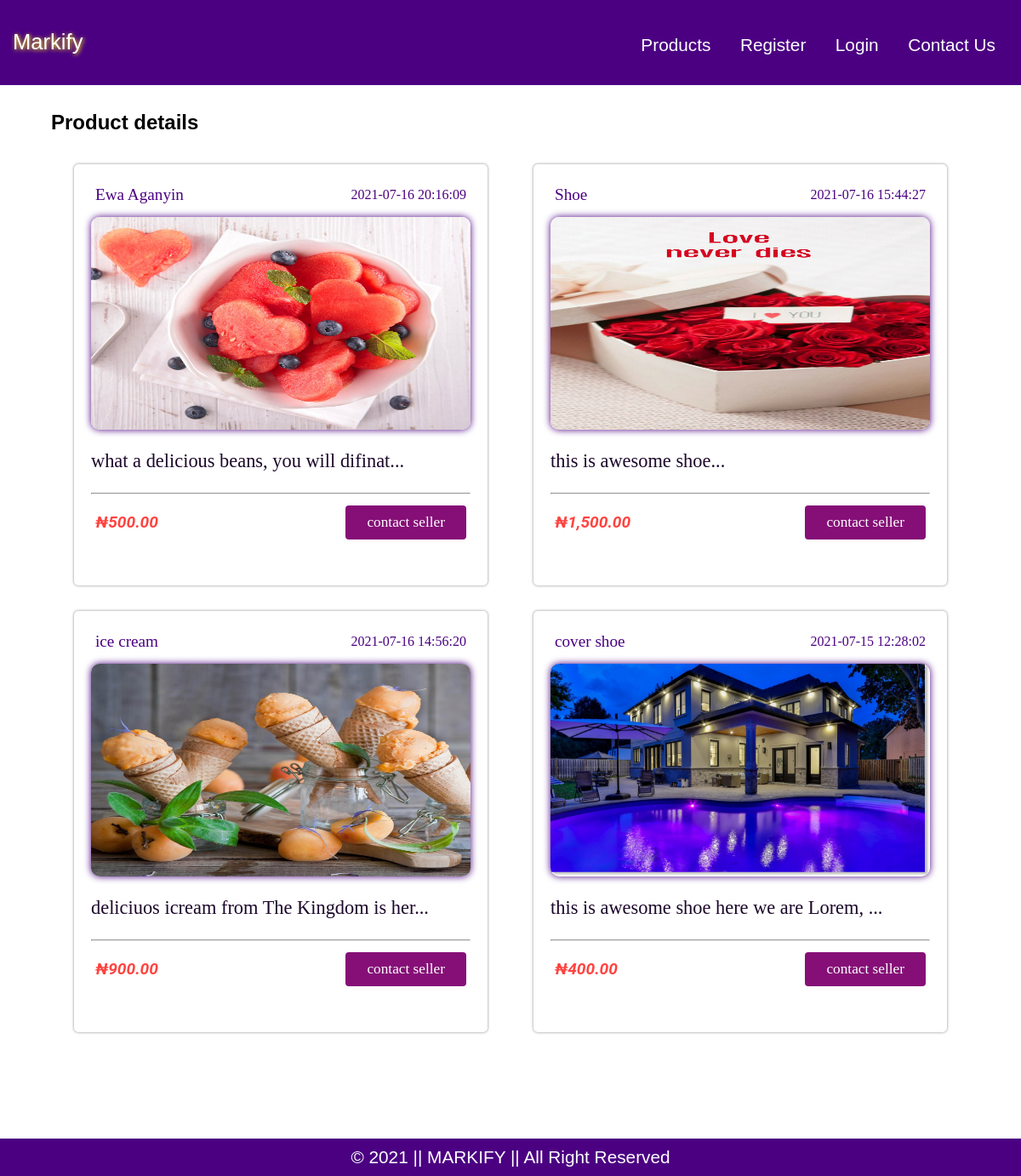
The page /market/index.php on the database its author committed.
### tables this page shows
CREATE TABLE `products` (
  `id` int(11) NOT NULL,
  `user_id` int(11) NOT NULL,
  `name` varchar(100) NOT NULL,
  `description` varchar(500) NOT NULL,
  `price` double(10,2) NOT NULL,
  `image` varchar(255) NOT NULL,
  `created_at` datetime NOT NULL DEFAULT current_timestamp(),
  `updated_at` datetime NOT NULL DEFAULT current_timestamp() ON UPDATE current_timestamp()
);

### market/config/Database.php (called while the page is built, shortened)
<?php
abstract class Database{
    public function connect()
    {
        try {
            $this->conn = new PDO(DSN, USERNAME, PASSWORD);
            $this->conn->setAttribute(PDO::ATTR_ERRMODE, PDO::ERRMODE_EXCEPTION);
            $this->conn->setAttribute(PDO::ATTR_PERSISTENT, true);
            return $this->conn;
        } catch (PDOException $pex) {
           echo "Connection failed". $pex->getMessage();
        }
    }
}

### market/models/Product.php (called while the page is built, shortened)
<?php
include_once('./config/Database.php');
class Product extends Database
{
    private $table = 'products';
    public function read()
    {
        $sql_query = 'SELECT *
            FROM
                ' . $this->table . ' p
            ORDER BY
                p.updated_at DESC';
        $stmt = $this->conn->prepare($sql_query);
        $stmt->execute();
        if ($stmt->rowCount() > 0) {
            $row = $stmt->fetchAll(PDO::FETCH_ASSOC);
            return $row;
        } else {
            return false;
        }
    }
}

### market/controllers/ProductController.php (called while the page is built, shortened)
<?php
include_once('./models/Product.php');
class ProductController extends Product
{
    public function index()
    {
        $res = $this->read();
        return $res;
    }
}

### market/models/User.php (called while the page is built, shortened)
<?php
include_once('./config/Database.php');
class User extends Database
{
    private $table = 'users';
    public $id;
    public function read_single()
    {
        $sql_query = 'SELECT
                u.id,
                u.name,
                u.email,
                u.phone,
                u.created_at,
                u.updated_at
            FROM
                ' . $this->table . ' u
            WHERE u.id = :id
            LIMIT 0, 1';
        $stmt = $this->conn->prepare($sql_query);
        $stmt->bindValue(":id", $this->id, PDO::PARAM_INT);
        $stmt->execute();
        if ($stmt->rowCount() > 0) {
            $row = $stmt->fetch(PDO::FETCH_ASSOC);
            return $row;
        } else {
            return false;
        }
    }
}

### market/controllers/UserController.php (called while the page is built, shortened)
<?php
include_once('./models/User.php');
class UserController extends User{
    public function c_show($id)
    {
        $this->id = $id;
        $res = $this->read_single();
        return $res;
    }
}

### market/index.php (the view, shortened to what this page needs)
<?php
include('./controllers/ProductController.php');
include('./controllers/UserController.php');
$links = '<link rel="stylesheet" type="text/css" href="./assets/css/products.css">';
$p_control = new ProductController();
$u_control = new UserController();
$list_data = $p_control->index();
if (!isset($_SESSION['current_user']))
    include_once('./header2.php');
else
    include_once('./header.php');
?>
<h2>Product details</h2>
<div class="flex-con">
    <?php
    if (isset($list_data) and $list_data) {
        foreach ($list_data as $product) {
            $product = (object)$product;
            $user = (object)$u_control->c_show($product->user_id);
    ?>
            <section>
                <a href="./product.php?id=<?php echo $product->id ?>" style="text-decoration: none; color: unset; background: unset;">
                    <div class="title">
                        <span><?php echo $product->name ?></span>
                        <small><?php echo $product->updated_at ?></small>
                    </div>
                    <div class="img">
                        <img height="250" width="100%" src="<?php echo (($product->image) ? "./assets/images/products/" . $product->image : "") ?>" alt="">
                    </div>
                    <div class="body">
                        <p>
                            <?php echo substr(trim($product->description), 0, 40);
                            echo (strlen(trim($product->description) > 40)) ? "..." : ""; ?>
                        </p>
                    </div>
                </a>
                <hr>
                <div class="foot">
                    <span>
                        <?php echo "&#8358;" . number_format($product->price, 2, ".", ",") ?>
                    </span>
                    <span>
                        <a href="tel:+<?php echo $user->phone ?>">contact seller</a>
                    </span>
                </div>
            </section>
    <?php  }
    } else {
        echo "<h3>Product Not Found!</h3>";
    } ?>
</div>
<?php
include_once('./footer.php');
?>

### market/header2.php (shortened to what this page needs)
<!DOCTYPE html>
<html>
<head>
	<link rel="stylesheet" type="text/css" href="./assets/css/style.css">
	<?php echo $links ? $links : ""?>
</head>
<body>
	<header>
		<div class="logo">
			<span class="c-name"><a href="<?php echo (isset($_SESSION['current_user'])) ? './index2.php' : './index.php'?>">Markify</a></span>
		</div>
		<nav class="nav hide">
			<ul>
				<li><a href="./index.php">Products</a></li>
				<li><a href="./register.php">Register</a></li>
				<li><a href="./login.php">Login</a></li>
				<li><a href="https://saadsaheed.com.ng/portfolio">Contact Us</a></li>
			</ul>
		</nav>
	</header>
	<main class="main-content">

### market/footer.php
</main>
<footer>
    <p>&copy; <?php echo date("Y") ?> || MARKIFY || All Right Reserved</p>
</footer>
</body>
</html>

### market/assets/css/style.css (style rules this page uses)
body { margin: 0; font-size: 16px; font-family: "Gill Sans", "Gill Sans MT", Calibri, "Trebuchet MS", sans-serif; }
* { box-sizing: border-box; }
p { font-size: 1.3rem; }
header { background: indigo; width: 100%; height: 100px; position: fixed; top: 0; z-index: 100; padding: 10px; }
footer { background: indigo; width: 100%; color: #fff; padding: 15px; text-align: center; padding: 10px; }
footer p { margin: 0; }
.main-content { margin: 110px auto; overflow-y: auto; width: 90%; }
section { width: 100%; overflow: auto; }
.logo { height: 80%; z-index: 19; float: left; width: 20%; margin-top: 5px; }
.logo .c-name { display: inline-block; position: relative; margin-left: 5px; font-family: "Gills sans", vardana, sans-serif; top: 20px; }
.c-name a { font-size: 1.6rem; color: #ffffff; text-shadow: 1px 1px 5px yellow; text-decoration: none; }
.nav { width: 80%; margin-top: 15px; float: right; z-index: 10; }
.nav ul { list-style-type: none; float: right; }
.nav ul li { display: inline-block; margin-right: 10px; }
.nav ul li a { color: #fff; font-family: "Gills sans", vardana, sans-serif; font-size: 1.3rem; border-radius: 3px; padding: 5px 10px; text-decoration: none; }

### market/assets/css/products.css (style rules this page uses)
section { width: 29%; display: inline-block; padding: 20px; height: 495px !important; border-radius: 5px; font-family: Geneva; color: rgb(75, 0, 130); margin: 15px auto; background-color: white; -webkit-box-shadow: 0px 0px 0.2rem rgb(131, 131, 131); -moz-box-shadow: 0px 0px 0.2rem rgb(131, 131, 131); box-shadow: 0 0 0.2rem rgb(131, 131, 131); }
.flex-con { display: flex; flex-flow: row wrap; }
.title, .foot { padding: 5px 5px 15px; font-family: tahoma; font-size: 1.2em; display: flex; flex-flow: row wrap; justify-content: space-between; align-items: center; }
.foot { padding-bottom: 0; }
.img img { display: block; -webkit-box-shadow: 0px 0px 0.5em rgb(75, 0, 130); -moz-box-shadow: 0px 0px 0.5em rgba(75, 0, 130, 0.9); box-shadow: 0px 0px 0.5em rgb(75, 0, 130); border-radius: 10px; }
.body { line-height: 1.3; }
.body p { font-size: 1.4em; font-family: inherit; color: rgb(28, 7, 42); }
.foot span:last-child { border-radius: 4px; background-color: #850f77; }
.foot span:first-child { color: #ff433f; font-weight: bold; font-style: italic; font-family: Roboto, Oxygen, Ubuntu, Cantarell, "Open Sans", "Helvetica Neue", sans-serif; }
.foot span:last-child a { text-align: center; font-size: 0.9em; display: inline-block; padding: 10px 25px; color: #ffffff; text-decoration: none; }
@media only screen and (min-width: 750px) and (max-width: 1300px) { section { width: 45%; } }

### rows shown on the page
products: name "Ewa Aganyin", updated_at "2021-07-16 20:16:09", image (picture), description "what a delicious beans, you will difinat", price "500.00"
products: name "Shoe", updated_at "2021-07-16 15:44:27", image (picture), description "this is awesome shoe", price "1,500.00"
products: name "ice cream", updated_at "2021-07-16 14:56:20", image (picture), description "deliciuos icream from The Kingdom is her", price "900.00"
products: name "cover shoe", updated_at "2021-07-15 12:28:02", image (picture), description "this is awesome shoe here we are Lorem,", price "400.00"
